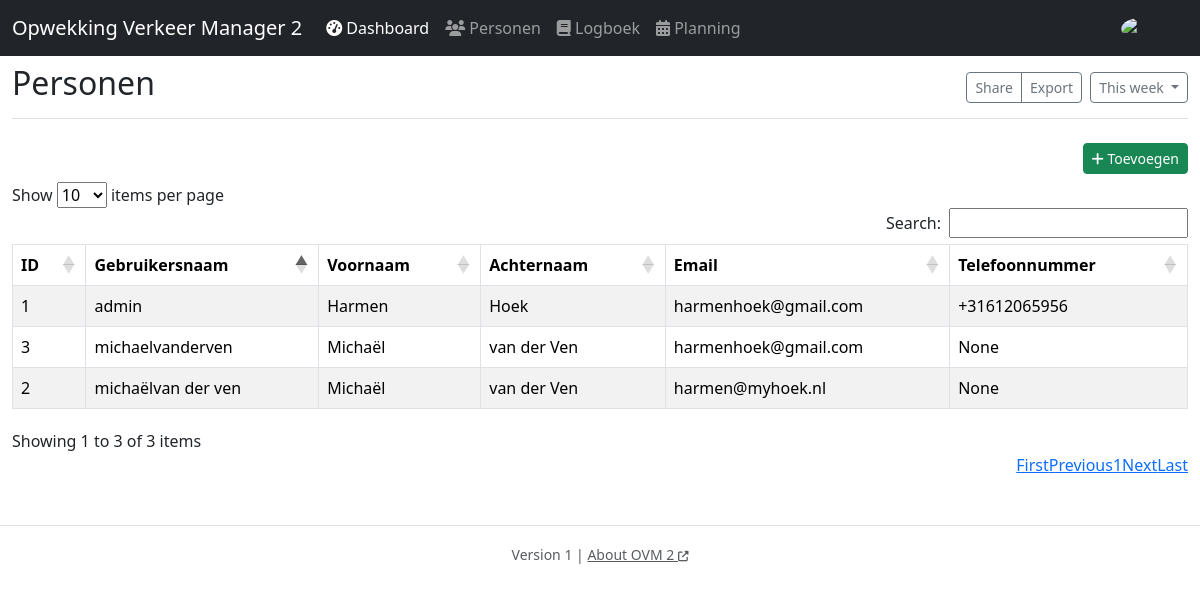
The page /personen/ (signed in) on the database as committed earlier.
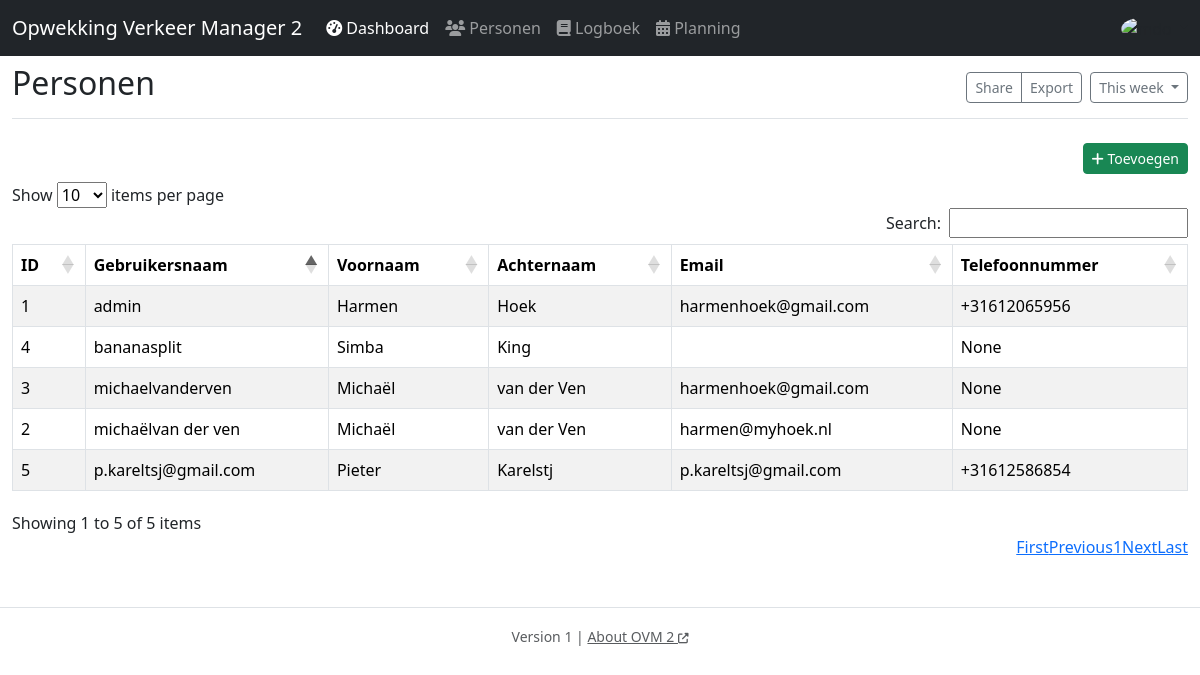
The same page on the database as committed later.
### users/models.py (models this page shows, shortened)
class CustomUser(AbstractUser):
    phonenumber = PhoneNumberField(unique=True, null=True, blank=True, verbose_name='Telefoonnummer',
                                   help_text='Telefoonnummer in formaat +31612065956.')  # load as person.phoneNumber.as_e164 https://www.delftstack.com/howto/django/django-phone-number-field/
    dateofbirth = models.DateField(verbose_name='Geboortedatum', null=True, blank=True)
    image = models.ImageField(upload_to='profile_pics', blank=True)
    verkeersregelaar = models.BooleanField(default=False)
    centralist = models.BooleanField(default=False)
    date_created = models.DateTimeField(default=timezone.now)
    description = models.TextField(null=True, blank=True)

### central/views.py (the view)
# urls.py: path('personen/', UsersView.as_view(), name='users'),
class UsersView(LoginRequiredMixin, ListView):
    model = get_user_model()
    template_name = 'central/user_list.html'

### central/templates/central/user_list.html (shortened to what this page needs)
{% extends "central/base.html" %}
{% block content %}
<div class="d-flex justify-content-between flex-wrap flex-md-nowrap align-items-center pt-3 pb-2 mb-3 border-bottom">
        <h1 class="h2">Personen</h1>
        <div class="btn-toolbar mb-2 mb-md-0">
          <div class="btn-group me-2">
            <button type="button" class="btn btn-sm btn-outline-secondary">Share</button>
            <button type="button" class="btn btn-sm btn-outline-secondary">Export</button>
          </div>
          <button type="button" class="btn btn-sm btn-outline-secondary dropdown-toggle">
            This week
          </button>
        </div>
      </div>
<div class="row">
    <div class="col-12">
        <div class="float-end my-2">
            <a class="btn btn-sm btn-success" hx-get="{% url 'user-add' %}" hx-trigger="click" hx-target="#dialoghtmx"><i class="fas fa-plus"></i> Toevoegen</a></a>
        </div>
    </div>
    <div class="col-12">
        <table id="user_list" class="table table-striped table-bordered w-100">
            <thead>
            <tr>
                <th data-priority="10">ID</th>
                <th data-priority="10">Gebruikersnaam</th>
                <th data-priority="10">Voornaam</th>
                <th data-priority="10">Achternaam</th>
                <th data-priority="10">Email</th>
                <th data-priority="10">Telefoonnummer</th>
            </tr>
            </thead>
            <tbody>
            {% for user in object_list %}
            <tr style="cursor:pointer;" hx-get="{% url 'user-detail' user.pk %}" hx-trigger="click" hx-target="#dialoghtmx">
                <td>{{ user.pk }}</td>
                <td>{{ user.username }}</td>
                <td>{{ user.first_name }}</td>
                <td>{{ user.last_name }}</td>
                <td>{{ user.email }}</td>
                <td>{{ user.phonenumber }}</td>
            </tr>
            {% endfor %}
            </tbody>
        </table>
    </div>
</div>
{% endblock content %}

### central/templates/central/base.html (shortened to what this page needs)
{% load static %}
<!DOCTYPE html>
<html>
<head>
    {% load django_bootstrap5 %}
    {% bootstrap_css %}
    <link rel="stylesheet" type="text/css"
          href="https://cdn.datatables.net/v/bs4/dt-1.10.23/b-1.6.5/b-colvis-1.6.5/b-print-1.6.5/r-2.2.7/datatables.min.css"/>
    <link rel="stylesheet" type="text/css" href="https://cdn.datatables.net/1.10.24/css/dataTables.bootstrap5.min.css">
    <link rel="stylesheet" href="https://cdn.jsdelivr.net/npm/bootstrap-icons@1.8.1/font/bootstrap-icons.css">
    <link rel="stylesheet" type="text/css" href="{% static 'central/main.css' %}">
</head>
<body>
<header>
<nav class="navbar navbar-expand-md navbar-dark fixed-top bg-dark">
  <div class="container-fluid">
    <a class="navbar-brand" href="{% url 'central-home' %}">Opwekking Verkeer Manager 2</a>
    <div class="collapse navbar-collapse" id="navbarCollapse">
      <ul class="navbar-nav me-auto mb-2 mb-md-0">
        <li class="nav-item">
          <a class="nav-link active" aria-current="page" href="{% url 'central-home' %}"><i class="fas fa-tachometer-alt"></i> Dashboard</a>
        </li>
        <li class="nav-item">
          <a class="nav-link" href="{% url 'users' %}"><i class="fas fa-users"></i> Personen</a>
        </li>
          <li class="nav-item">
          <a class="nav-link" href="{% url 'logbook' %}"><i class="fas fa-book"></i> Logboek</a>
        </li>
          <li class="nav-item">
          <a class="nav-link" href="#"><i class="fas fa-calendar-alt"></i> Planning</a>
        </li>
      </ul>
          <div class="flex-shrink-0 dropdown">
          <a href="#" class="d-block link-dark text-decoration-none dropdown-toggle" id="dropdownUser2" data-bs-toggle="dropdown" aria-expanded="false">
            <img src="https://github.com/mdo.png" alt="mdo" width="32" height="32" class="rounded-circle">
          </a>
        </div>
    </div>
  </div>
</nav>
</header>
<main class="container-fluid w-100">
    {% block content %}{% endblock %}
</main>
{% block footer %}
<footer class="mt-5 pt-3 pb-0 mb-3 text-muted text-center text-small border-top">
    <small class="m-0">Version 1 | <a class="text-muted"
                                      href="https://github.com/harmenhoek/pcfems/"
                                      target="_blank">About OVM 2 </a></small>
</footer>
{% endblock footer %}
</body>
</html>

### central/static/central/main.css (style rules this page uses)
body { padding-top: 3rem; }

Rows that differ between the two databases and show on the page:
added CustomUser: pk "4", username "bananasplit", first_name "Simba", last_name "King", phonenumber "None"
added CustomUser: pk "5", username "p.kareltsj@gmail.com", first_name "Pieter", last_name "Karelstj", email "p.kareltsj@gmail.com", phonenumber "+31612586854"
Other text that changed with them:
text written by a page script: "Show items per page Search: Showing 1 to 3 of 3 items First Previous 1 Next Last" → "Show items per page Search: Showing 1 to 5 of 5 items First Previous 1 Next Last"
